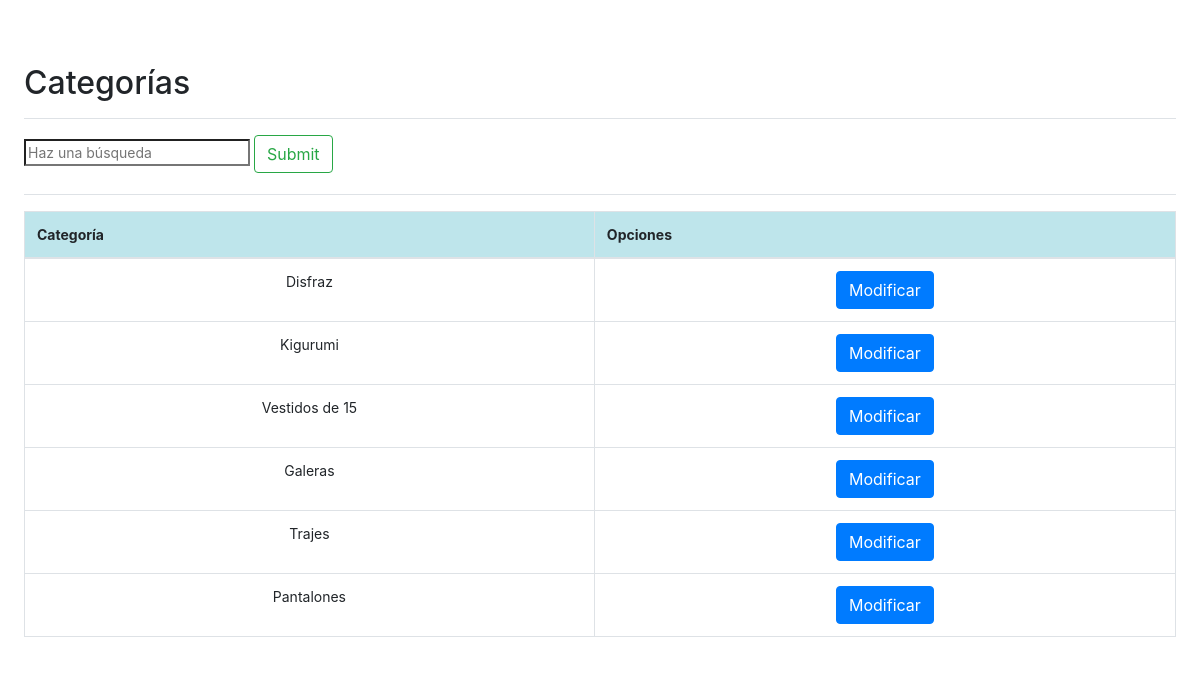
The app's page /mostrar_categorias.php (signed in) with its own data.
### tables this page shows
CREATE TABLE `categoria` (
  `id` int(10) UNSIGNED NOT NULL,
  `nombre` varchar(45) NOT NULL DEFAULT ''
);

### mostrar_categorias.php (the view, shortened to what this page needs)
<?php
	$conexion = connectDB();
?>
<!doctype html>
  <head>
    <link href="lib/dist/css/bootstrap.min.css" rel="stylesheet">
    <link href="vista/css/estilo.css" rel="stylesheet">
  </head>
  <body>
		<main role="main" class="col-md-9 ml-sm-auto col-lg-12 px-4">
			<div class="d-flex justify-content-between flex-wrap flex-md-nowrap align-items-center pt-3 pb-2 mb-3 border-bottom">
				<h1 class="h2">Categorías</h1>
			</div>
			<?php
			$busqueda = '';
			?>
			<form method="get" action="mostrar_categorias.php" target="contenido">
				<input type="search" name="busqueda" id="busqueda" placeholder="Haz una búsqueda"
					value="<?php echo $busqueda?>">
				<input type="submit" class="btn btn-outline-success my-2 my-sm-0"></button>
			</form>
			<?php
			$sql= "SELECT * FROM categoria
				   WHERE nombre LIKE '%$busqueda%'";
			$resultado = mysqli_query($conexion,$sql);
			?>
			<div class="d-flex justify-content-between flex-wrap flex-md-nowrap align-items-center pt-3 pb-2 mb-3 border-top">
				<table class="table table-bordered">
				<thead>
					<tr>
						<th class="table-info">Categoría</th>
						<th class="table-info">Opciones</th>
					</tr>
				</thead>
				<tbody>
				<?php
					while($categoria= mysqli_fetch_object($resultado)) { ?>
					<tr>
						<td align="center"><?php echo $categoria->nombre ?></td>
						<td align="center"><a class="btn btn-primary" role="button" href="vista/formulario_categoria.php?id=<?php echo $categoria->id?>">
						Modificar</a></td>
					</tr>
				<?php } ?>
				</tbody>
				</table>
		</div>
	</main>
  </body>
</html>

### vista/css/estilo.css (style rules this page uses)
body { font-size: .875rem; background: url(malefica.jpg) no-repeat fixed right top; }
[role="main"] { padding-top: 48px; }

### records on screen
categoria: nombre "Disfraz"
categoria: nombre "Kigurumi"
categoria: nombre "Vestidos de 15"
categoria: nombre "Galeras"
categoria: nombre "Trajes"
categoria: nombre "Pantalones"
